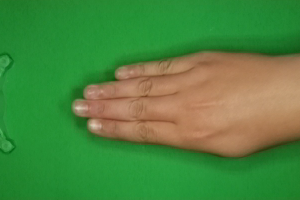
#> input picture cnn_image/data/paper/0cb6cVL8pkfi4wF6.png, 300 x 200 px
$ python -i convolution.py   (imports and definitions only)   (older library calls are emulated)
#> lines starting #> are read from the running program, lines starting #| are printed output that depends on the picture
import cv2
import numpy as np

def apply_convolution_filters(img_np: np.ndarray) -> np.ndarray:

    gray = cv2.cvtColor(img_np, cv2.COLOR_RGB2GRAY)
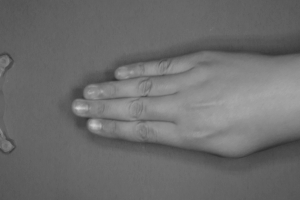
#> gray: shape (200, 300); min 49, max 210, mean 108.7

    blurred = cv2.GaussianBlur(img_np, (5, 5), 0)

    laplacian = cv2.Laplacian(gray, cv2.CV_64F)
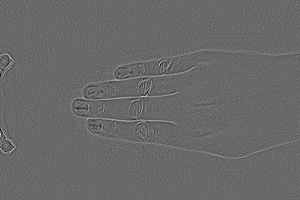
#> laplacian: shape (200, 300) float64; min -71, max 100, mean 0; drawn with min black and max white

    laplacian_8bit = np.uint8(np.absolute(laplacian))
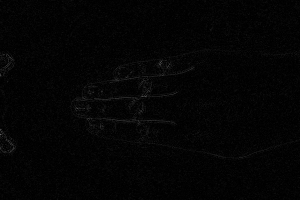
#> laplacian_8bit: shape (200, 300); min 0, max 100, mean 3.9

    sharpen_kernel = np.array([
        [0, -1, 0],
        [-1, 5, -1],
        [0, -1, 0]
    ])

    sharpened = cv2.filter2D(img_np, -1, sharpen_kernel)
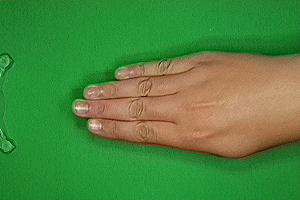
#> sharpened: shape (200, 300, 3); mean R, G, B 76.7, 134, 63

    return sharpened

>>> import cv2
>>> picture = cv2.cvtColor(cv2.imread('../data/paper/0cb6cVL8pkfi4wF6.png'), cv2.COLOR_BGR2RGB)
>>> result = apply_convolution_filters(picture)

$ run again, on cnn_image/data/paper/0eqArS2GgsBeqgSn.png
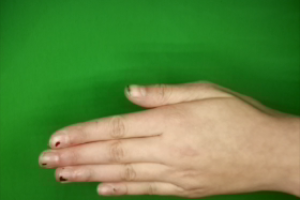
#> input picture cnn_image/data/paper/0eqArS2GgsBeqgSn.png, 300 x 200 px
#> in apply_convolution_filters, `laplacian_8bit = np.uint8(np.absolute(laplacian))`:
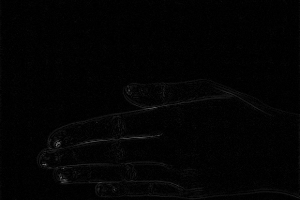
#> laplacian_8bit: shape (200, 300); min 0, max 112, mean 3
#> in apply_convolution_filters, `sharpened = cv2.filter2D(img_np, -1, sharpen_kernel)`:
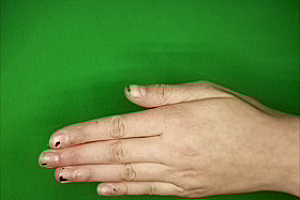
#> sharpened: shape (200, 300, 3); mean R, G, B 92.6, 136.3, 64.9

$ run again, on cnn_image/data/paper/0zKU6wEhT2cDe9j0.png
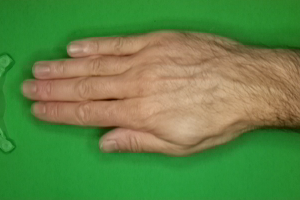
#> input picture cnn_image/data/paper/0zKU6wEhT2cDe9j0.png, 300 x 200 px
#> in apply_convolution_filters, `laplacian_8bit = np.uint8(np.absolute(laplacian))`:
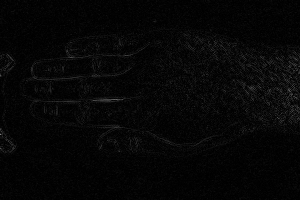
#> laplacian_8bit: shape (200, 300); min 0, max 130, mean 6.1
#> in apply_convolution_filters, `sharpened = cv2.filter2D(img_np, -1, sharpen_kernel)`:
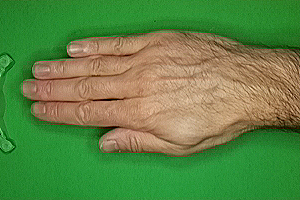
#> sharpened: shape (200, 300, 3); mean R, G, B 94.9, 133.2, 69.1

$ run again, on cnn_image/data/paper/1Tt9U9SzrOm98Xtw.png
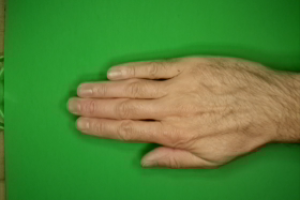
#> input picture cnn_image/data/paper/1Tt9U9SzrOm98Xtw.png, 300 x 200 px
#> in apply_convolution_filters, `laplacian_8bit = np.uint8(np.absolute(laplacian))`:
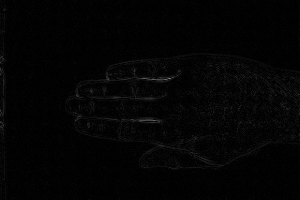
#> laplacian_8bit: shape (200, 300); min 0, max 125, mean 3.7
#> in apply_convolution_filters, `sharpened = cv2.filter2D(img_np, -1, sharpen_kernel)`:
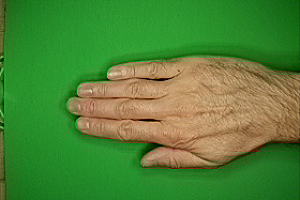
#> sharpened: shape (200, 300, 3); mean R, G, B 79.8, 132.3, 55.1
